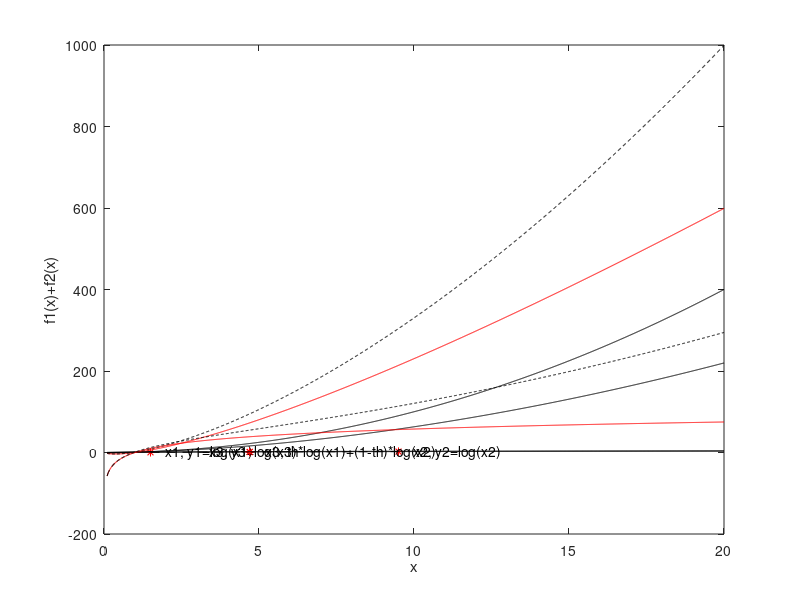

MATLAB code to generate this figure:
% Lecture 2 - Convex Functions

% Example 1: A concave function

x=0.1:0.01:20;
y=log(x); % selecting the log function here
plot(x,y,'k-') % plotting this concave function for all x
xlabel('x')
ylabel('f(x)=logx')

hold on
x1=1.5; y1=log(x1); % selecting one point (x1,y1) from the function
plot(x1, y1, 'r*')
txt1 = 'x1, y1=log(x1)';
text(x1+0.5, y1, txt1)

hold on
x2=9.5; y2=log(x2); % selecting a different point (x2,y2)
plot(x2, y2, 'r*')
txt1 = 'x2, y2=log(x2)';
text(x2+0.5, y2-0.1, txt1)

hold on  % connecting the two points
plot([x1,x2], [y1,y2], 'k--')

th=0.6;
x3=th*x1 + (1-th)*x2; % selecting a point in the line connecting x1, x2
y3a=log(x3); % selecting the respective y
y3b=th*log(x1)+(1-th)*log(x2); % selecting the convex combination of the values of y1, y2
hold on
plot(x3, y3a, 'r*')
txt1 = 'x3, y3=log(x3)';
text(x3-1.3, y3a+0.2, txt1)
hold on
plot(x3, y3b, 'r*')
txt1 = 'x3, th*log(x1)+(1-th)*log(x2)';
text(x3+0.5, y3a-0.6, txt1)

%% ------------------------------------------------------------------------

% Example 2: Plotting a convex function
x=0.1:0.01:20;
a=0.5; % becomes concave for a<1
y=x.^a;
plot(x,y,'k-') % plotting this convex function for all x
xlabel('x')
ylabel('f(x)=x^a')



% Example 3: Plotting the sum of convex functions
x=0.1:0.01:20;
a=2; % becomes concave for a<1
y1=x.^a; % convex function
y2=10*x.*log(x); % convex function
plot(x,y1, 'k-')
hold on
plot(x,y2, 'r-')
hold on
plot(x,y1+y2,'k--') % plotting their sum
xlabel('x')
ylabel('f1(x)+f2(x)')


% Example 4: Plotting the sum of concave and convex functions
x=0.1:0.01:20;
a=1.8; % becomes concave for a<1
y1=x.^a; % convex function
y2=25*log(x); % concave function
plot(x,y1, 'k-')
hold on
plot(x,y2, 'r-')
hold on
plot(x,y1+y2,'k--') % plotting their sum. 
xlabel('x')
ylabel('f1(x)+f2(x)')


